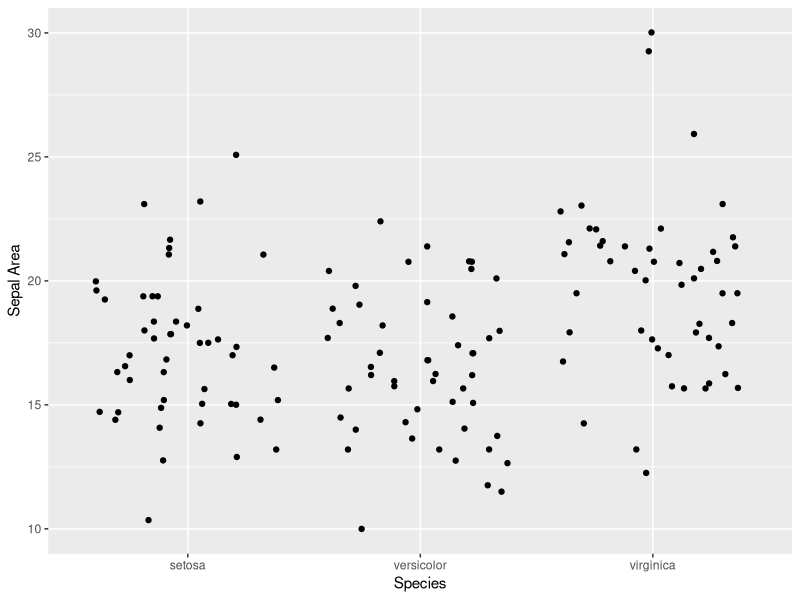

Recreate this plot in R.
library(ggplot2)

subdata <- subset(iris, select=c(Species, Sepal.Width))

#qplot(subdata[1,1], subdata[2,2])
ggplot(iris, aes(x = Species, y = (Sepal.Width * Sepal.Length)), ylab="Sepal Area") + ylab("Sepal Area") + geom_jitter()